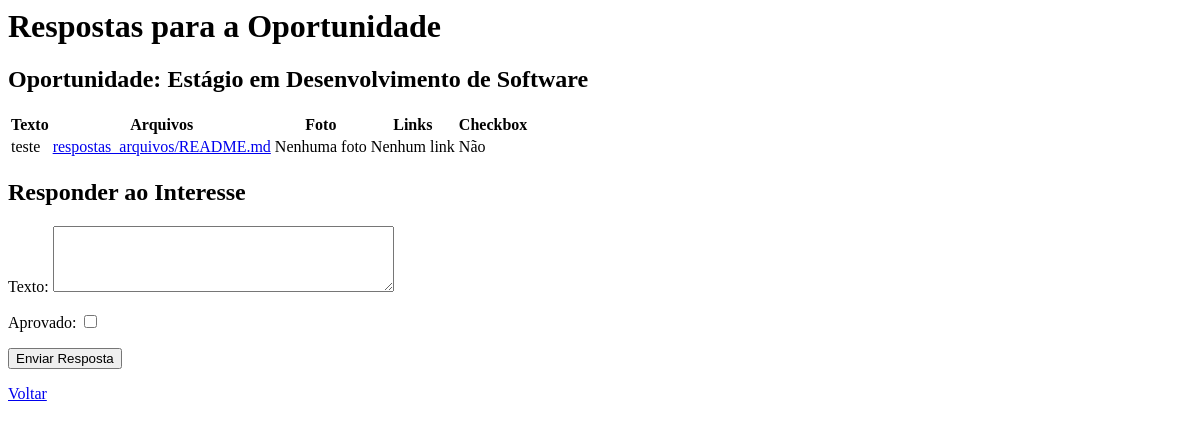
The app's page /empresa/interesses/1/respostas/ (signed in), older data.
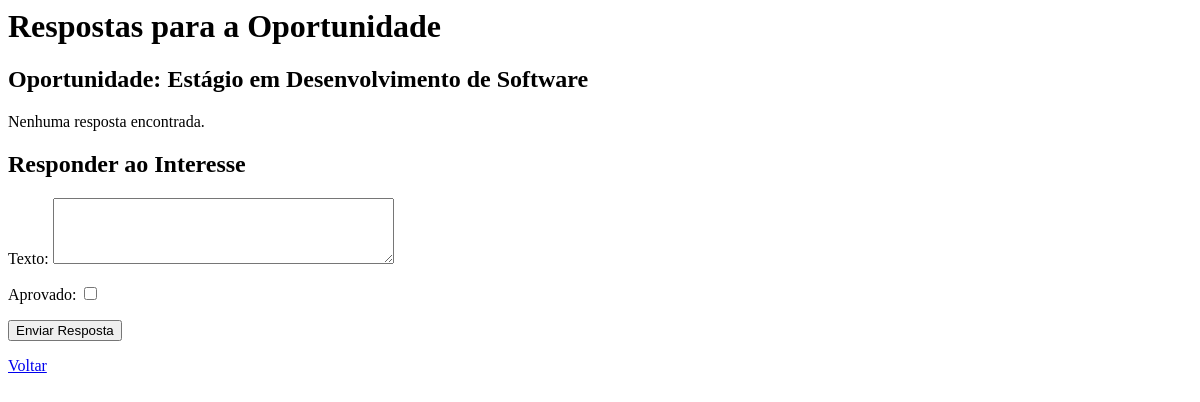
The same page, newer data.
### core/models.py (models this page shows, shortened)
class RespostaRequisito(models.Model):
    requisito = models.ForeignKey('core.Requisito', on_delete=models.CASCADE)
    texto = models.TextField(null=True, blank=True)
    arquivos = models.ManyToManyField(Arquivo, blank=True, related_name='respostas_requisitos')
    foto = models.ImageField(null=True, blank=True)
    links = models.URLField(null=True, blank=True)
    checkbox = models.BooleanField(default=False, null=True, blank=True)
    respondido_por = models.ForeignKey('usuarios.Usuario', on_delete=models.CASCADE)
    respondido_empresa = models.BooleanField(default=False)
    class Meta:
        verbose_name = 'Resposta de Requisito'
        verbose_name_plural = 'Respostas de Requisitos'

class Arquivo(models.Model):
    file = models.FileField(upload_to='respostas_arquivos/')
    class Meta:
        verbose_name = 'Arquivo'
        verbose_name_plural = 'Arquivos'

### empresa/views.py (the view, shortened to what this page needs)
# urls.py: path('interesses/<int:pk>/respostas/', DetalheRespostasView.as_view(), name='detalhe_respostas'),
class DetalheRespostasView(LoginRequiredMixin, DetailView):
    model = Interesse
    template_name = 'empresa/detalhe_respostas.html'
    context_object_name = 'interesse'
    def get_context_data(self, **kwargs):
        context = super().get_context_data(**kwargs)
        interesse = self.get_object()
        context['resposta'] = RespostaRequisito.objects.filter(interesse=interesse, respondido_empresa=False).first()
        context['form'] = RespostaInteresseForm()
        return context

### empresa/forms.py
class RespostaInteresseForm(forms.ModelForm):
    resposta_requisito_pk = forms.IntegerField(widget=forms.HiddenInput(), required=False)
    class Meta:
        model = RespostaInteresse
        fields = ['texto', 'aprovado']
        widgets = {
            'texto': forms.Textarea(attrs={'rows': 4, 'cols': 40}),
        }

### oportunidades/models.py (called while the page is built)
    def __str__(self):
        return self.titulo

### empresa/templates/empresa/detalhe_respostas.html (shortened to what this page needs)
<h1>Respostas para a Oportunidade</h1>
<h2>Oportunidade: {{ interesse.vaga }}</h2>
{% if resposta %}
  <table>
    <thead>
      <tr>
        <th>Texto</th>
        <th>Arquivos</th>
        <th>Foto</th>
        <th>Links</th>
        <th>Checkbox</th>
      </tr>
    </thead>
    <tbody>
      <tr>
        <td>{{ resposta.texto }}</td>
        <td>
          {% for arquivo in resposta.arquivos.all %}
            <a href="{{ arquivo.file.url }}">{{ arquivo.file.name }}</a><br>
          {% empty %}
            Nenhum arquivo
          {% endfor %}
        </td>
        <td>
          {% if resposta.foto %}
            <img src="{{ resposta.foto.url }}" alt="Foto" style="max-width: 150px;">
          {% else %}
            Nenhuma foto
          {% endif %}
        </td>
        <td>
          {% if resposta.links %}
            <a href="{{ resposta.links }}">{{ resposta.links }}</a>
          {% else %}
            Nenhum link
          {% endif %}
        </td>
        <td>{{ resposta.checkbox|yesno:"Sim,Não" }}</td>
      </tr>
    </tbody>
  </table>
{% else %}
  <p>Nenhuma resposta encontrada.</p>
{% endif %}
<h2>Responder ao Interesse</h2>
<form method="post" enctype="multipart/form-data">
  {{ form.as_p }}
  <button type="submit">Enviar Resposta</button>
</form>
<a href="{% url 'lista_interesses' %}">Voltar</a>

Row changes from the older to the newer data that the page shows:
no longer on this page (row edited): RespostaRequisito: texto "teste", checkbox "Não"
no longer on this page (row unchanged): Arquivo: file.name "respostas_arquivos/README.md"
Text that changed along with them:
text no longer shown: "Texto Arquivos Foto Links Checkbox Nenhuma foto Nenhum link"
text now shown: "Nenhuma resposta encontrada."
